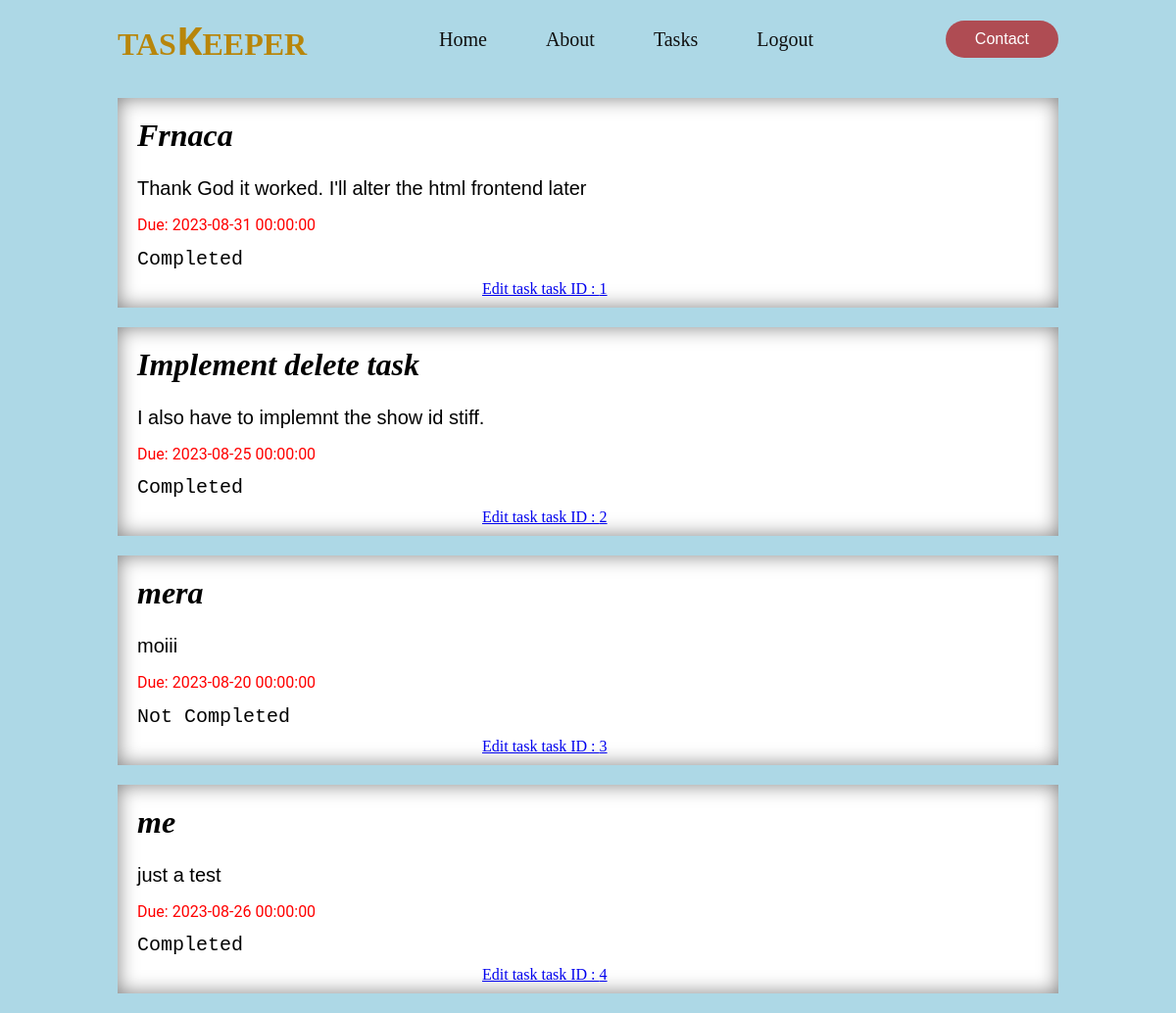
The app's page /Greta/tasks (signed in) with its own data.
### app/models.py (models this page shows, shortened)
class Task(db.Model):
    id = db.Column(db.Integer, primary_key=True)
    title = db.Column(db.String(50))
    body = db.Column(db.String(200))
    due_date = db.Column(db.DateTime, index=True)
    timestamp = db.Column(db.DateTime, index=True, default=datetime.utcnow)
    mark_as_completed = db.Column(db.Boolean, default=False)
    user_id = db.Column(db.Integer, db.ForeignKey('user.id'))

### app/routes.py (the view)
@app.route('/<username>/tasks')
@login_required
def tasks(username):
    form = TasksForm()
    if username != current_user.username:
        return redirect(url_for('login'))
    tasks = Task.query.filter_by(author=current_user).all()
    return render_template('tasks.html', tasks=tasks, form=form)

### app/models.py (called while the page is built)
@login.user_loader
def load_user(id):
    return User.query.get(int(id))

### app/templates/tasks.html (shortened to what this page needs)
{% extends 'layout.html' %}
{% block content %}
<link rel="stylesheet" href="{{ url_for('static', filename='css/tasks.css') }}">
{% for task in tasks %}
<div class="each-task">
    <h1> {{ task.title }} </h1>
    <p class="task-desc"> {{task.body}}</p>
    <p class="due-date"> Due: {{ task.due_date }}</p>
    <p class="completed"> {{ 'Completed' if task.mark_as_completed == True else 'Not Completed' }}</p>
    <a href="{{ url_for('edit_task', username=current_user.username) }}">
        Edit task  task ID : {{ task.id }}
    </a>
</div>
{% endfor %}
{% endblock %}

### app/static/css/layout.css (style rules this page uses)
* { padding: 0; margin: 0; box-sizing: border-box; }
body { width: 100%; background-color: lightblue; }

### app/static/css/tasks.css (style rules this page uses)
.each-task { background-color: #fff; margin: 20px 10%; padding: 10px 20px; box-shadow: inset 0 0 20px rgba(0, 0, 0, 0.5); }
.each-task > h1 { margin-bottom: 20px; margin-top: 10px; font-style: italic; }
.each-task .task-desc { font-family: Arial, Helvetica, sans-serif; font-size: 20px; line-height: 1.5; margin-bottom: 10px; }
.each-task .due-date { font-family: Roboto, Arial, sans-serif; font-size: 16px; line-height: 1.6; margin-bottom: 10px; color: red; }
.each-task .completed { margin-bottom: 10px; font-size: 20px; font-family: 'Courier New', Courier, monospace; }
.each-task a { position: relative; left: 22em; }

### records on screen
Task: title "Frnaca", body "Thank God it worked. I'll alter the html frontend later", due_date "2023-08-31 00:00:00", mark_as_completed "Completed", id "1"
Task: title "Implement delete task", body "I also have to implemnt the show id stiff.", due_date "2023-08-25 00:00:00", mark_as_completed "Completed", id "2"
Task: title "mera", body "moiii", due_date "2023-08-20 00:00:00", mark_as_completed "Not Completed", id "3"
Task: title "me", body "just a test", due_date "2023-08-26 00:00:00", mark_as_completed "Completed", id "4"
